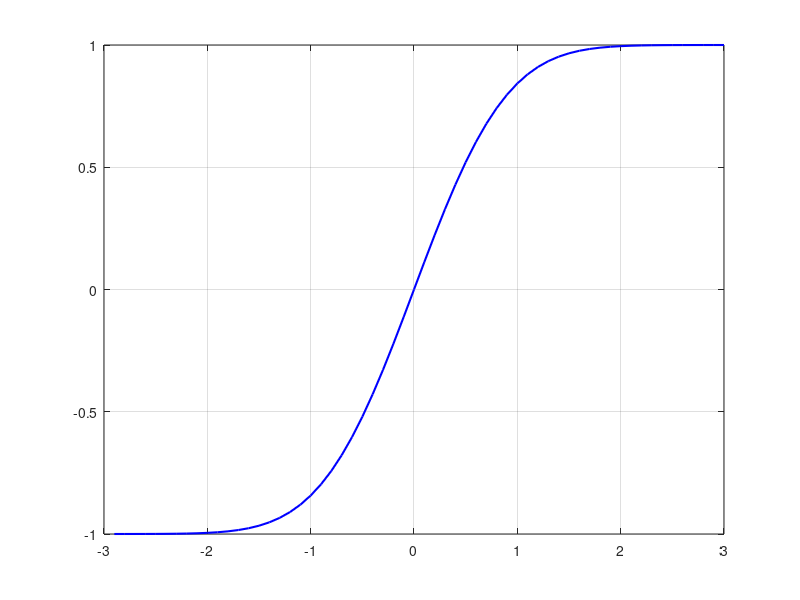

Recreate this plot in MATLAB.
clc
clear
close all;

dd=load('resultado_ex7.dat');
i=dd(:,1);
a_i=dd(:,2);
%a_i1=dd(:,7);
%dd1=load('dados_suavizado.dat')
plot(i,a_i,'b','DisplayName','Sol.Em','linewidth',1.5);
grid
